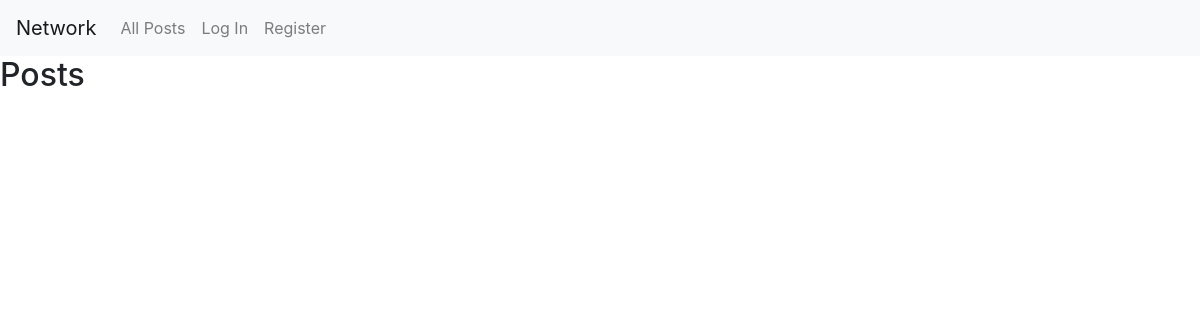
The app's page /, older data.
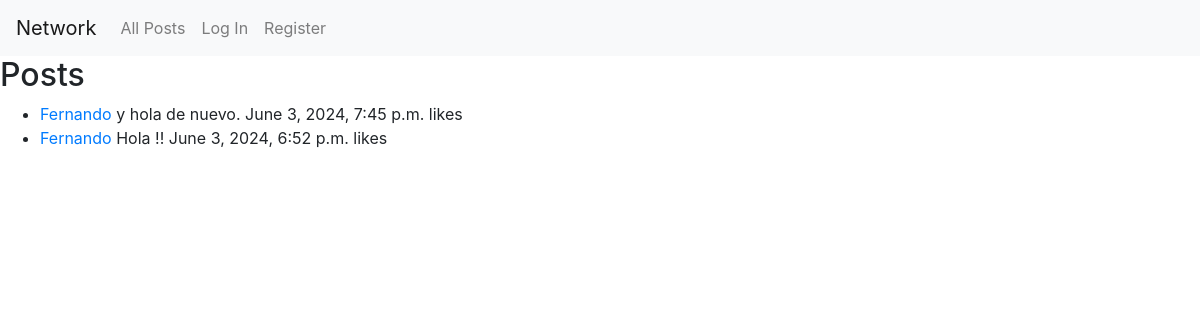
The same page, newer data.
### network/models.py (models this page shows, shortened)
class Post(models.Model):
    user = models.ForeignKey(User, on_delete=models.CASCADE, related_name="posts")
    content = models.TextField(blank=True)
    timestamp = models.DateTimeField(auto_now_add=True)

class User(AbstractUser):
    pass

### network/views.py (the view)
# urls.py: path("", views.index, name="index"),
def index(request):
    if request.method == "POST":
        content = request.POST["content"]  # Asegúrate de que el nombre del campo coincide
        user = request.user
        new_post = Post(user=user, content=content)
        new_post.save()
        return HttpResponseRedirect(reverse("network:index"))  # Usa el namespace correcto
    else:
        posts = Post.objects.all().order_by('-timestamp')  # Ordenar por timestamp en orden descendente
        return render(request, "network/index.html", {"posts": posts})

### network/templates/network/index.html (shortened to what this page needs)
{% extends "network/layout.html" %}
{% block body %}
    <h2>Posts</h2>
    <ul>
        {% for post in posts %}
            <li>
                <a href="{% url 'network:profile' post.user.username %}">{{ post.user.username }}</a>
                <span>{{ post.content }}</span>
                <span>{{ post.timestamp }}</span>
                <span>{{ post.likes }} likes</span>
            </li>
        {% endfor %}
    </ul>
{% endblock %}

### network/templates/network/layout.html (shortened to what this page needs)
{% load static %}
<!DOCTYPE html>
<html lang="en">
    <head>
        <link rel="stylesheet" href="https://stackpath.bootstrapcdn.com/bootstrap/4.4.1/css/bootstrap.min.css">
        <link href="{% static 'network/styles.css' %}" rel="stylesheet">
    </head>
    <body>
        <nav class="navbar navbar-expand-lg navbar-light bg-light">
            <a class="navbar-brand" href="#">Network</a>
            <div>
              <ul class="navbar-nav mr-auto">
                <li class="nav-item">
                  <a class="nav-link" href="{% url 'network:index' %}">All Posts</a>
                </li>
                {% if user.is_authenticated %}
                    <li class="nav-item">
                        <a class="nav-link" href="#">Following</a>
                    </li>
                    <li class="nav-item">
                        <a class="nav-link" href="{% url 'network:logout' %}">Log Out</a>
                    </li>
                {% else %}
                    <li class="nav-item">
                        <a class="nav-link" href="{% url 'network:login' %}">Log In</a>
                    </li>
                    <li class="nav-item">
                        <a class="nav-link" href="{% url 'network:register' %}">Register</a>
                    </li>
                {% endif %}
              </ul>
            </div>
          </nav>
        <div class="body">
            {% block body %}
            {% endblock %}
        </div>
    </body>
</html>

Row changes from the older to the newer data that the page shows:
added Post: user.username "Fernando", content "y hola de nuevo.", timestamp "June 3, 2024, 7:45 p.m."
added Post: user.username "Fernando", content "Hola !!", timestamp "June 3, 2024, 6:52 p.m."
